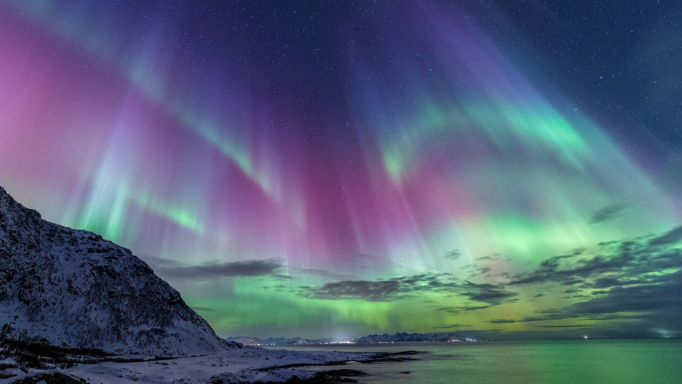
#> input picture Project Proposal/images/aurora2.png, 682 x 384 px
$ python histogram_intersection_indexing.py
#> lines starting #> are read from the running program, lines starting #| are printed output that depends on the picture
import cv2
import numpy as np
import matplotlib.pyplot as plt
from matplotlib.gridspec import GridSpec

query_image = cv2.imread('images/aurora2.png')
#> query_image is the input picture: shape (384, 682, 3); mean B, G, R 119.6, 96.8, 84.3
database_images = {
    "Milky Way": cv2.imread('images/milkyway1.png'),
    "Aurora": cv2.imread('images/aurora1.png'),
    "Ocean": cv2.imread('images/ocean1.png'),
    "Sunset": cv2.imread('images/sunset1.png')
}
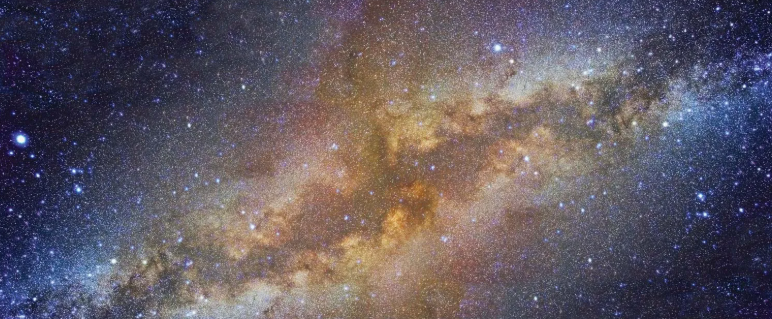
#> input picture Project Proposal/images/milkyway1.png, 772 x 319 px
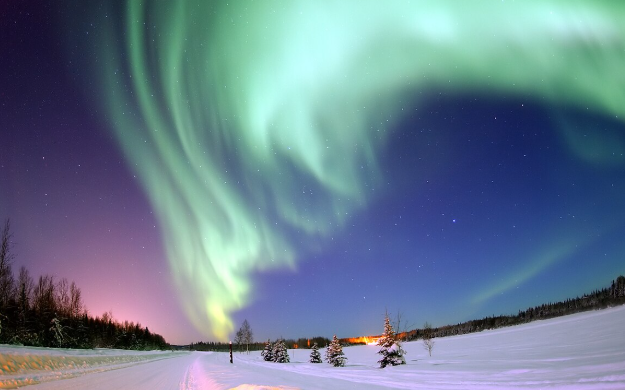
#> input picture Project Proposal/images/aurora1.png, 625 x 390 px
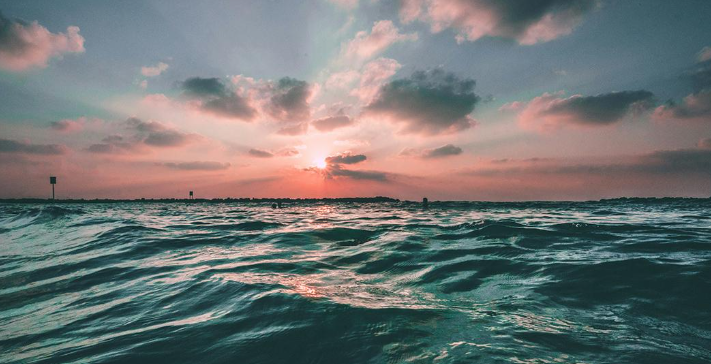
#> input picture Project Proposal/images/ocean1.png, 711 x 364 px
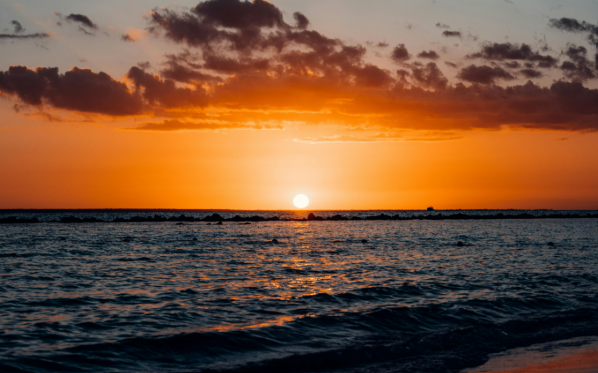
#> input picture Project Proposal/images/sunset1.png, 598 x 373 px

def compute_3d_hist(image, bins=(8,8,8)):
    hist = cv2.calcHist([image], [0,1,2], None, bins, [0,256,0,256,0,256])
    hist = hist / hist.sum()
    return hist

def histogram_intersection(hist1, hist2):
    return np.minimum(hist1, hist2).sum()

query_hist = compute_3d_hist(query_image)

scores = {}
for name, img in database_images.items():
    db_hist = compute_3d_hist(img)
    scores[name] = histogram_intersection(query_hist, db_hist)
#> this loop made 4 passes
#> name on passes 1 to 4: 'Milky Way', 'Aurora', 'Ocean', 'Sunset'
#> after the loop, scores = {'Milky Way': 0.315, 'Aurora': 0.528, 'Ocean': 0.263, 'Sunset': 0.127}

n_db = len(database_images)
#> n_db = 4
fig = plt.figure(figsize=(15, 6))
gs = GridSpec(2, n_db, height_ratios=[1, 1.2])

ax_query = fig.add_subplot(gs[0, n_db//2])
ax_query.imshow(cv2.cvtColor(query_image, cv2.COLOR_BGR2RGB))
ax_query.set_title("Query Image")
ax_query.axis("off")

for i, (name, img) in enumerate(database_images.items()):
    ax_db = fig.add_subplot(gs[1, i])
    ax_db.imshow(cv2.cvtColor(img, cv2.COLOR_BGR2RGB))
    ax_db.set_title(f"{name}\nScore: {scores[name]:.3f}")
    ax_db.axis("off")

plt.tight_layout()
plt.show()
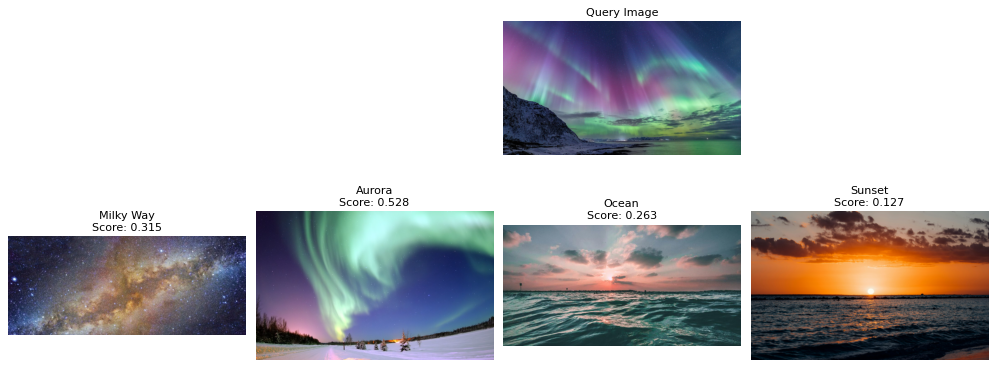
#> figure drawn by matplotlib, 5 panels
